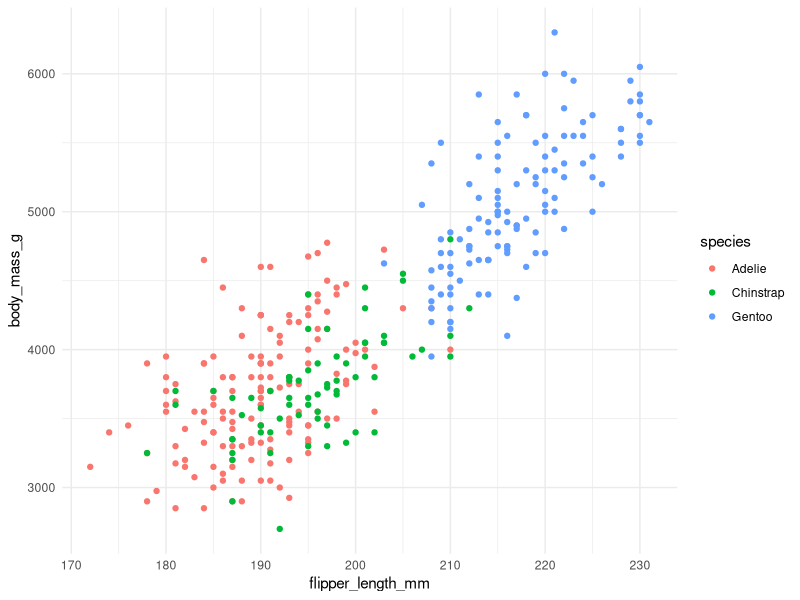
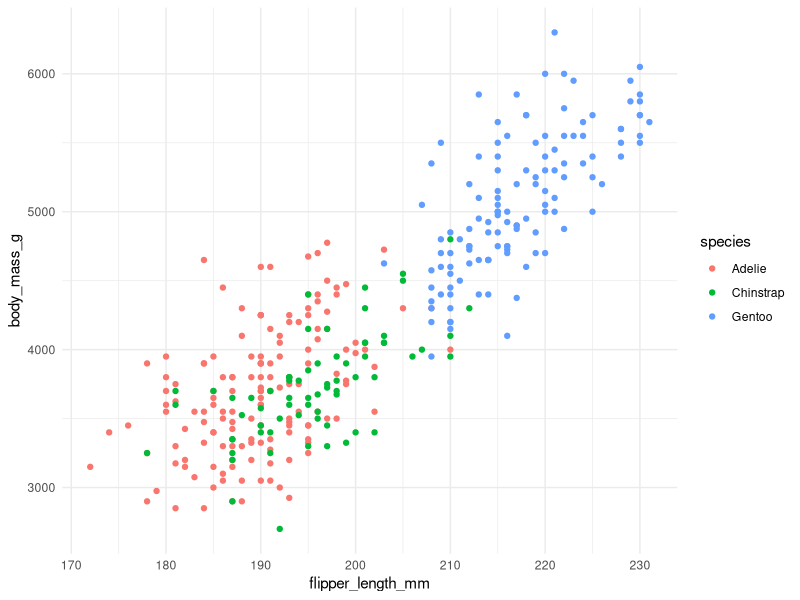

The R script that drew these images, in order:

            library(ggplot2)
            library(palmerpenguins)
            built_answer <- tryCatch(
                {
                    set.seed(42)
                    ggplot(penguins, aes(x = flipper_length_mm, y = body_mass_g, colour = species)) + geom_point() + theme_minimal()
                    suppressWarnings(
                        if (!file.exists("/sandbox/figures/flipper-length_body-mass_scatter_theme_minimal_answer.png")) {
                            ggsave(
                                width = 3,
                                height = 3,
                                "/sandbox/figures/flipper-length_body-mass_scatter_theme_minimal_answer.png"
                            )
                        }
                    )
                    suppressWarnings(
                        ggplot_build(last_plot())
                    )
                },
                error = function(e) {
                    'ERROR'
                }
            )
            built_submission <- tryCatch(
                {
                    set.seed(42)
                    ggplot(data = penguins, aes(x = flipper_length_mm, y = body_mass_g, color = species)) +
  geom_point() +
  theme_minimal()
                    suppressWarnings(
                        ggsave(
                            width = 3,
                            height = 3,
                            "figures/flipper-length_body-mass_scatter_theme_minimal_submission_gemini.png"
                        )
                    )
                    suppressWarnings(
                        ggplot_build(last_plot())
                    )
                },
                error = function(e) {
                    'ERROR'
                }
            )
            cat(isTRUE(all.equal(built_answer, built_submission)))
        
